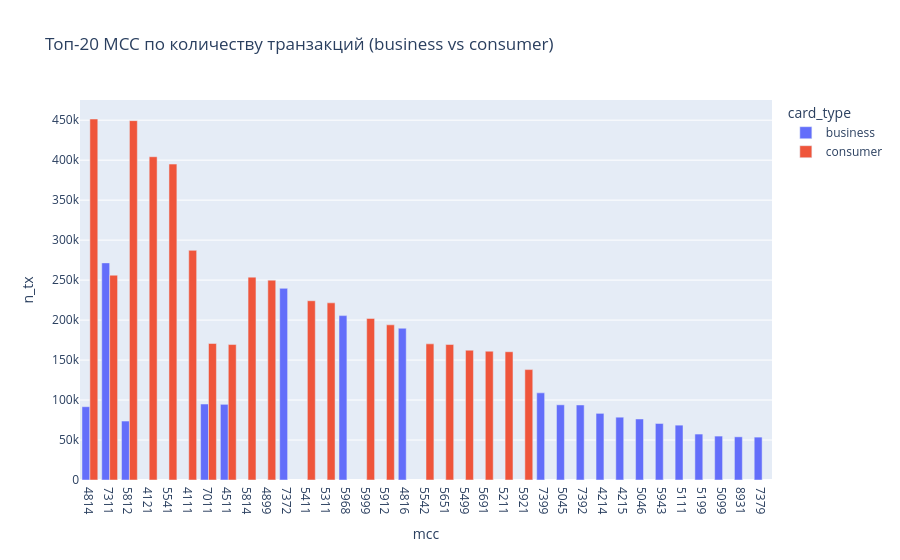

Here is the notebook cell this chart was saved with:
### Markdown cell above
### 3.3 Топ-20 MCC у business vs consumer

### Code cell
def top_mcc(df: pl.DataFrame, k: int = 20) -> pl.DataFrame:
    return (
        df.group_by('mcc').agg(pl.len().alias('n_tx'))
          .sort('n_tx', descending=True)
          .head(k)
    )

top_b = top_mcc(business).with_columns(pl.lit('business').alias('card_type'))
top_c = top_mcc(consumer).with_columns(pl.lit('consumer').alias('card_type'))
top_mcc_df = pl.concat([top_b, top_c]).to_pandas()
top_mcc_df['mcc'] = top_mcc_df['mcc'].astype(str)

fig = px.bar(top_mcc_df, x='mcc', y='n_tx', color='card_type', barmode='group',
             title='Топ-20 MCC по количеству транзакций (business vs consumer)')
fig.update_layout(xaxis={'categoryorder': 'total descending'})
fig.show()

### Figure 1 — Plotly figure (JSON) as saved in the notebook; plotly's stock layout.template omitted (floating-point values rounded to 4 significant figures)
{"data": [{"alignmentgroup": "True", "hovertemplate": "card_type=business<br>mcc=%{x}<br>n_tx=%{y}<extra></extra>", "legendgroup": "business", "marker": {"color": "#636efa", "pattern": {"shape": ""}}, "name": "business", "offsetgroup": "business", "orientation": "v", "showlegend": true, "textposition": "auto", "type": "bar", "x": ["7311", "7372", "5968", "4816", "7399", "7011", "4511", "5045", "7392", "4814", "4214", "4215", "5046", "5812", "5943", "5111", "5199", "5099", "8931", "7379"], "xaxis": "x", "y": [271527, 239687, 205593, 189791, 108963, 95045, 94627, 94044, 93823, 91669, 83350, 78547, 76329, 73732, 70683, 68603, 57451, 54924, 54000, 53646], "yaxis": "y"}, {"alignmentgroup": "True", "hovertemplate": "card_type=consumer<br>mcc=%{x}<br>n_tx=%{y}<extra></extra>", "legendgroup": "consumer", "marker": {"color": "#EF553B", "pattern": {"shape": ""}}, "name": "consumer", "offsetgroup": "consumer", "orientation": "v", "showlegend": true, "textposition": "auto", "type": "bar", "x": ["4814", "5812", "4121", "5541", "4111", "7311", "5814", "4899", "5411", "5311", "5999", "5912", "7011", "5542", "5651", "4511", "5499", "5691", "5211", "5921"], "xaxis": "x", "y": [451480, 449438, 404310, 395086, 287214, 256115, 253705, 249966, 224191, 221550, 202094, 194054, 170723, 170271, 169442, 169406, 162351, 161097, 160430, 138080], "yaxis": "y"}], "layout": {"barmode": "group", "legend": {"title": {"text": "card_type"}, "tracegroupgap": 0}, "title": {"text": "Топ-20 MCC по количеству транзакций (business vs consumer)"}, "xaxis": {"anchor": "y", "categoryorder": "total descending", "domain": [0, 1], "title": {"text": "mcc"}}, "yaxis": {"anchor": "x", "domain": [0, 1], "title": {"text": "n_tx"}}}}
